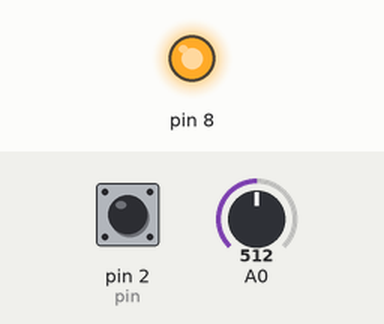
Recording of a sketch running on a simulated Arduino Uno, built with avr-gcc and run on an emulated ATmega328P. Parts: output pins drawn as LEDs (lit = HIGH). The test bench sets the inputs (shaded band); at power-on: A0 = 512, pin 2 (pin) HIGH.

Above: at 1.2 s.
1.3 s: A0 set to 496
At 2.2 s:
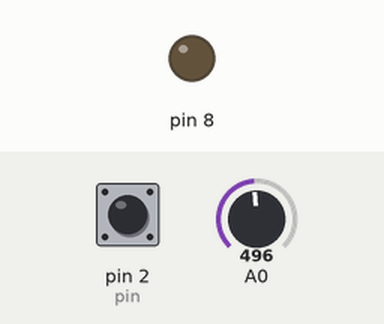
2.8 s: A0 set to 716
At 3.3 s:
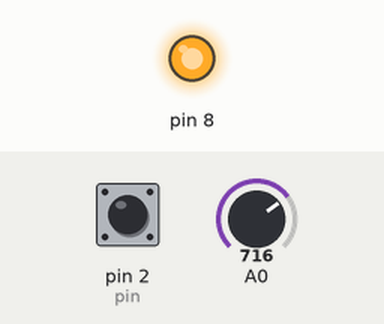
4.3 s: A0 set to 511
At 5.7 s:
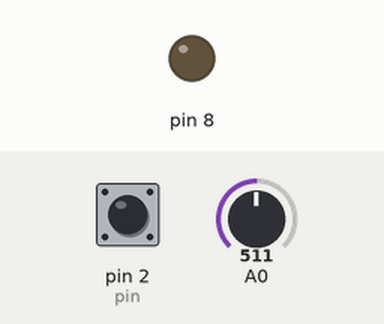
Timing chart, 0 to 7.3 s (numbered marks = the images above; inputs shaded):
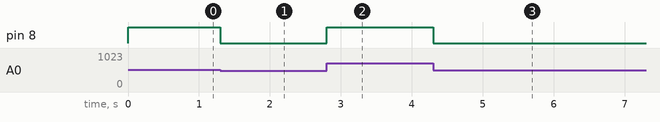

Measured:
- the behaviour switches between 512 and 511 on A0 (found by bisection; images 0 and 1)
- after the input at 1.3 s, pin 8: HIGH → LOW at once
- after the input at 2.8 s, pin 8: LOW → HIGH at once
- after the input at 4.3 s, pin 8: HIGH → LOW at once

The sketch:

Encoder.ino
```cpp
unsigned long trig = 0;
unsigned long length = 0;
unsigned long previousTime = 0;
float seconds = 0;

int pin = 2;
byte tgl = 0;

float f = 0;
float T = 0;
float w = 0;

//LiquidCrystal lcd(12, 11, 5, 4, 3, 2);

void setup(){
  //lcd.begin(16, 2);
  //lcd.print("Holiwis");
  Serial.begin(9600);
}
void loop(){
  int niv = analogRead(A0)/4;
  int digital = digitalRead(2);
  analogWrite(8, niv);
  if(!digitalRead(pin) && !tgl){
    trig = millis();
    tgl = 1;
  }
  if(digitalRead(pin) && tgl){
    length = millis() - trig;
    tgl = 0;
    seconds = length * 0.001;
    f = 1/seconds;
    T = 1/f;
    w = f * 2 * 3.1416;
    Serial.print("Frecuencia: ");
    Serial.print(f);
    Serial.print(" - Periodo: ");
    Serial.print(T);
    Serial.print(" - Frecuencia Angular: ");
    Serial.print(w);
    Serial.println();
  }
  //lcd.display();
}
```
